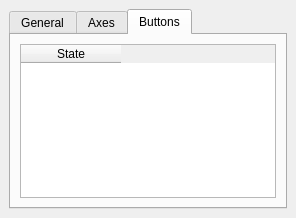
<ui version="4.0" >
 <class>JoystickView</class>
 <widget class="QWidget" name="JoystickView" >
  <property name="geometry" >
   <rect>
    <x>0</x>
    <y>0</y>
    <width>296</width>
    <height>218</height>
   </rect>
  </property>
  <property name="mouseTracking" >
   <bool>true</bool>
  </property>
  <property name="windowTitle" >
   <string>Joystick Viewer</string>
  </property>
  <property name="windowIcon" >
   <iconset>images/joystick.png</iconset>
  </property>
  <layout class="QGridLayout" >
   <property name="margin" >
    <number>9</number>
   </property>
   <property name="spacing" >
    <number>6</number>
   </property>
   <item row="0" column="0" >
    <widget class="QTabWidget" name="tabWidget" >
     <property name="currentIndex" >
      <number>2</number>
     </property>
     <widget class="QWidget" name="infoTab" >
      <attribute name="title" >
       <string>General</string>
      </attribute>
      <layout class="QGridLayout" >
       <property name="margin" >
        <number>9</number>
       </property>
       <property name="spacing" >
        <number>6</number>
       </property>
       <item row="0" column="0" >
        <layout class="QHBoxLayout" >
         <property name="margin" >
          <number>0</number>
         </property>
         <property name="spacing" >
          <number>6</number>
         </property>
         <item>
          <layout class="QVBoxLayout" >
           <property name="margin" >
            <number>0</number>
           </property>
           <property name="spacing" >
            <number>6</number>
           </property>
           <item>
            <widget class="QLabel" name="locationLabel" >
             <property name="text" >
              <string>Location</string>
             </property>
            </widget>
           </item>
           <item>
            <widget class="QLabel" name="nameLabel" >
             <property name="text" >
              <string>Name</string>
             </property>
            </widget>
           </item>
           <item>
            <widget class="QLabel" name="driverVersionLabel" >
             <property name="text" >
              <string>Driver Version</string>
             </property>
            </widget>
           </item>
           <item>
            <widget class="QLabel" name="buttonCountLabel" >
             <property name="text" >
              <string>Buttons</string>
             </property>
            </widget>
           </item>
           <item>
            <widget class="QLabel" name="axisCountLabel" >
             <property name="text" >
              <string>Axes</string>
             </property>
            </widget>
           </item>
          </layout>
         </item>
         <item>
          <layout class="QVBoxLayout" >
           <property name="margin" >
            <number>0</number>
           </property>
           <property name="spacing" >
            <number>6</number>
           </property>
           <item>
            <widget class="QLineEdit" name="locationEdit" >
             <property name="readOnly" >
              <bool>true</bool>
             </property>
            </widget>
           </item>
           <item>
            <widget class="QLineEdit" name="nameEdit" >
             <property name="readOnly" >
              <bool>true</bool>
             </property>
            </widget>
           </item>
           <item>
            <widget class="QLineEdit" name="driverVersionEdit" >
             <property name="readOnly" >
              <bool>true</bool>
             </property>
            </widget>
           </item>
           <item>
            <widget class="QLineEdit" name="buttonCountEdit" >
             <property name="readOnly" >
              <bool>true</bool>
             </property>
            </widget>
           </item>
           <item>
            <widget class="QLineEdit" name="axisCountEdit" >
             <property name="readOnly" >
              <bool>true</bool>
             </property>
            </widget>
           </item>
          </layout>
         </item>
        </layout>
       </item>
      </layout>
     </widget>
     <widget class="QWidget" name="axesTab" >
      <attribute name="title" >
       <string>Axes</string>
      </attribute>
      <layout class="QGridLayout" >
       <property name="margin" >
        <number>9</number>
       </property>
       <property name="spacing" >
        <number>6</number>
       </property>
       <item row="0" column="0" >
        <layout class="QHBoxLayout" >
         <property name="margin" >
          <number>0</number>
         </property>
         <property name="spacing" >
          <number>6</number>
         </property>
         <item>
          <layout class="QVBoxLayout" >
           <property name="margin" >
            <number>0</number>
           </property>
           <property name="spacing" >
            <number>6</number>
           </property>
           <item>
            <widget class="QLabel" name="xAxislabel" >
             <property name="text" >
              <string>X-Axis</string>
             </property>
            </widget>
           </item>
           <item>
            <widget class="QLabel" name="yAxisLabel" >
             <property name="text" >
              <string>Y-Axis</string>
             </property>
            </widget>
           </item>
           <item>
            <widget class="QLabel" name="wheelAxisLabel" >
             <property name="text" >
              <string>Wheel</string>
             </property>
            </widget>
           </item>
          </layout>
         </item>
         <item>
          <layout class="QVBoxLayout" >
           <property name="margin" >
            <number>0</number>
           </property>
           <property name="spacing" >
            <number>6</number>
           </property>
           <item>
            <widget class="QLineEdit" name="xAxisEdit" >
             <property name="enabled" >
              <bool>true</bool>
             </property>
             <property name="readOnly" >
              <bool>true</bool>
             </property>
            </widget>
           </item>
           <item>
            <widget class="QLineEdit" name="yAxisEdit" >
             <property name="readOnly" >
              <bool>true</bool>
             </property>
            </widget>
           </item>
           <item>
            <widget class="QLineEdit" name="wheelAxisEdit" >
             <property name="readOnly" >
              <bool>true</bool>
             </property>
            </widget>
           </item>
          </layout>
         </item>
        </layout>
       </item>
      </layout>
     </widget>
     <widget class="QWidget" name="buttonTab" >
      <attribute name="title" >
       <string>Buttons</string>
      </attribute>
      <layout class="QGridLayout" >
       <property name="margin" >
        <number>9</number>
       </property>
       <property name="spacing" >
        <number>6</number>
       </property>
       <item row="0" column="0" >
        <widget class="QTableWidget" name="buttonTable" >
         <property name="sizePolicy" >
          <sizepolicy>
           <hsizetype>7</hsizetype>
           <vsizetype>7</vsizetype>
           <horstretch>0</horstretch>
           <verstretch>0</verstretch>
          </sizepolicy>
         </property>
         <property name="lineWidth" >
          <number>1</number>
         </property>
         <property name="dragDropOverwriteMode" >
          <bool>false</bool>
         </property>
         <property name="alternatingRowColors" >
          <bool>true</bool>
         </property>
         <property name="selectionBehavior" >
          <enum>QAbstractItemView::SelectRows</enum>
         </property>
         <column>
          <property name="text" >
           <string>State</string>
          </property>
         </column>
        </widget>
       </item>
      </layout>
     </widget>
    </widget>
   </item>
  </layout>
 </widget>
 <resources/>
 <connections/>
</ui>
